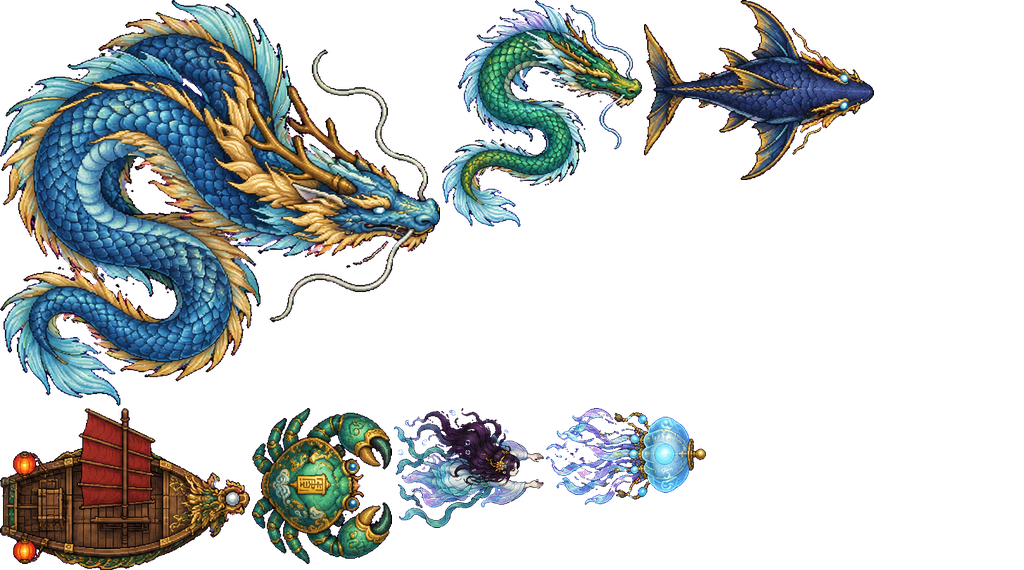
#> input picture assets/img/atlas17_tt.png, 1024 x 570 px, given in place of fem_md_0.png, which was not available
$ python build10.py
#> lines starting #> are read from the running program, lines starting #| are printed output that depends on the picture; after the words box and inside, x2 and y2 are one past the last pixel; in counts of white or black regions, pixels touching at a corner belong together; pictures that were not available may be replaced by others from this repository, and a replacement may not be noted
### tools/process.py
"""Asset pipeline: chroma-key magenta sheets, split into sprites, build tileable textures.

python process.py split <sheet> [dilate]   -> raw/split/<sheet>_<i>.png + raw/split/<sheet>__index.png
python process.py build                    -> assets/img/*.png from MAP below
"""
import os, sys, json
import numpy as np
from PIL import Image, ImageDraw, ImageFont
from scipy import ndimage

ROOT = os.path.join(os.path.dirname(os.path.abspath(__file__)), "..", "assets")
RAW = os.path.join(ROOT, "raw")
SPLIT = os.path.join(RAW, "split")
OUT = os.path.join(ROOT, "img")
os.makedirs(SPLIT, exist_ok=True)
os.makedirs(OUT, exist_ok=True)


def key_magenta(im):
    a = np.asarray(im.convert("RGBA")).astype(np.int32)
    if (a[..., 3] < 20).mean() > 0.05:  # already transparent
        out = a.astype(np.uint8).copy()
#> out is the input picture: shape (570, 1024, 4); mean R, G, B, A 31, 34.8, 35, 81
        m = ndimage.binary_opening(out[..., 3] > 100, iterations=1)
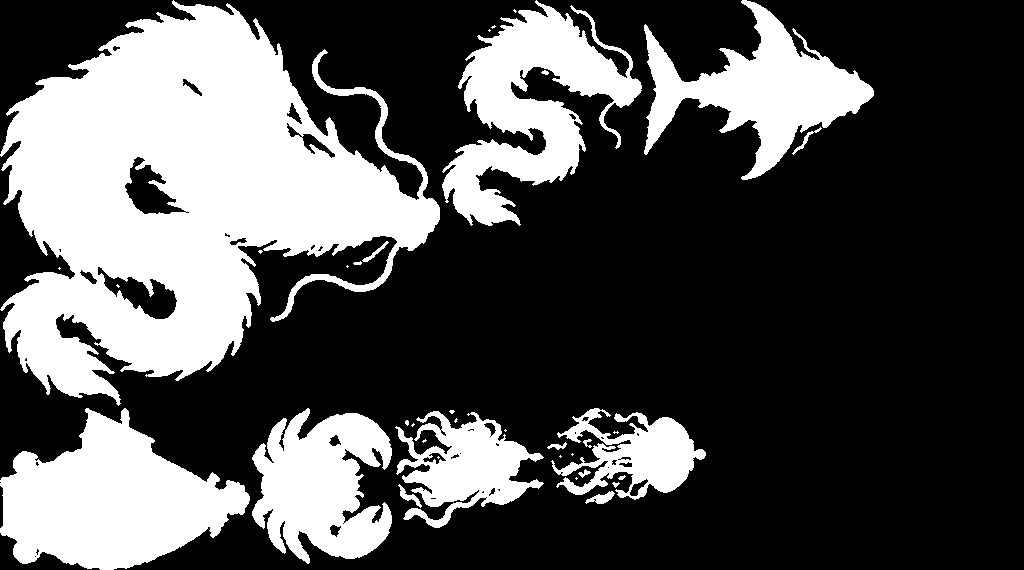
#> m: shape (570, 1024) bool; 31.9% white; 36 white regions (18 under 20 px), largest, box (x1, y1, x2, y2) and area: (0, 0, 440, 406) 96015, (0, 408, 250, 570) 24104, (442, 0, 642, 226) 19599
        out[..., 3] = np.where(m, 255, 0)
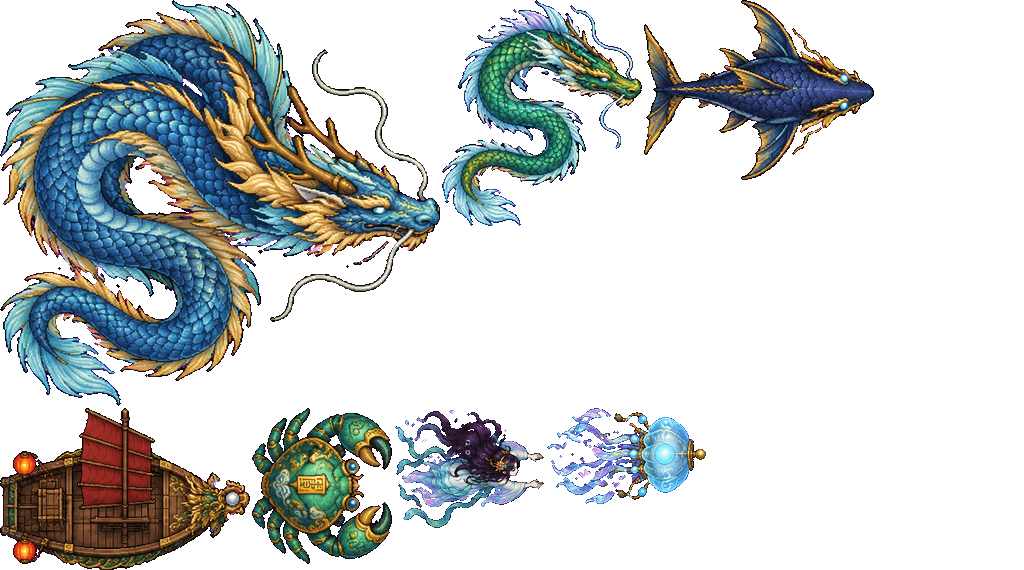
#> out: shape (570, 1024, 4); 6.84% of pixels changed, all inside (x1, y1, x2, y2) = (0, 0, 874, 570); transparent parts drawn white
        return Image.fromarray(out, "RGBA")
    r, g, b = a[..., 0], a[..., 1], a[..., 2]
    # background = vivid magenta-ish
    bg = (r > 140) & (b > 140) & (g < 120) & (np.abs(r - b) < 90) & ((r + b) / 2 - g > 70)
    # soft fringe: pinkish pixels touching bg
    near = ndimage.binary_dilation(bg, iterations=2)
    fringe = near & ~bg & (r - g > 40) & (b - g > 40)
    bg = bg | fringe
    alpha = np.where(bg, 0, 255).astype(np.uint8)
    # remove specks
    m = alpha > 0
    m = ndimage.binary_opening(m, iterations=1)
    out = a.astype(np.uint8).copy()
    out[..., 3] = np.where(m, 255, 0)
    # despill remaining edge pixels
    edge = m & ndimage.binary_dilation(~m, iterations=1)
    rr, gg, bb = out[..., 0].astype(int), out[..., 1].astype(int), out[..., 2].astype(int)
    spill = edge & (rr - gg > 30) & (bb - gg > 30)
    avg = ((rr + gg + bb) // 3 * 0.6).astype(np.uint8)
    for c in range(3):
        out[..., c] = np.where(spill, avg, out[..., c])
    return Image.fromarray(out, "RGBA")


# [92 lines left out: functions split, fit, seamless, build, not called in this run]


# [5 lines that do not run on import are left out]

### tools/build10.py
"""Round 10: slice female hero sheets ({realm}_f{tier}_{pose}), class NPCs ({realm}_cls_{class}_{g}) and class emblems (cls_{realm}_{class})."""
import os, sys
import numpy as np
from PIL import Image
from scipy import ndimage
sys.path.insert(0, os.path.dirname(__file__))
from process import key_magenta, fit, RAW, OUT
CLASSES = ['warrior', 'assassin', 'ranger', 'mage', 'healer']
HERO = {'md': ['p_pistol', 'p_shotgun', 'p_rifle', 'p_bat'], 'tt': [f'tt_hero_{i}' for i in range(4)], 'sl': [f'sl_hero_{i}' for i in range(4)]}


def parts(sheet, want, dilate=10):
    """Components in reading order; faint glow (alpha < 128) is dropped first so auras don't become opaque blobs."""
    a = np.asarray(key_magenta(Image.open(os.path.join(RAW, sheet + '.png')))).copy()
    a[..., 3] = np.where(a[..., 3] >= 128, 255, 0)
    m = a[..., 3] > 0
    lab, _ = ndimage.label(ndimage.binary_dilation(m, iterations=dilate))
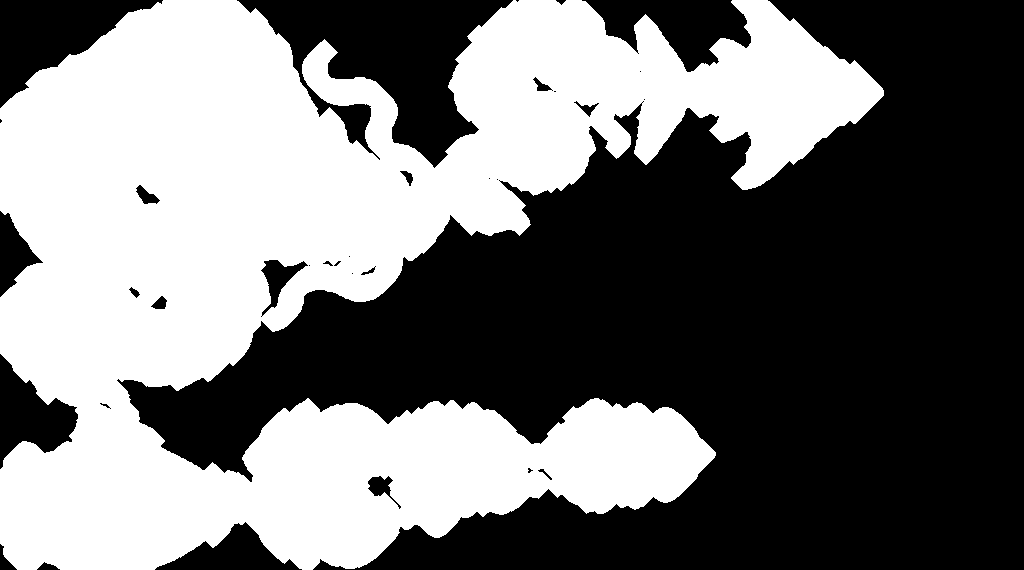
#> lab: shape (570, 1024) int32; values 0 (black) and 1 (white), 45% white; 1 white region, box (x1, y1, x2, y2) and area: (0, 0, 884, 570) 262404
    objs = []
    for i, sl in enumerate(ndimage.find_objects(lab)):
        keep = (lab[sl] == i + 1) & m[sl]
        if keep.sum() < 1500:
            continue
        ys, xs = np.nonzero(keep)
        y0, y1, x0, x1 = ys.min() + sl[0].start, ys.max() + sl[0].start + 1, xs.min() + sl[1].start, xs.max() + sl[1].start + 1
        crop = a[y0:y1, x0:x1].copy()
        crop[..., 3] = np.where((lab[y0:y1, x0:x1] == i + 1) & (crop[..., 3] > 0), 255, 0)
        objs.append(((y0 + y1) / 2, (x0 + x1) / 2, y1 - y0, Image.fromarray(crop, 'RGBA')))
#> this loop made 1 pass
#> (y0, y1, x0, x1) on pass 1: (0, 570, 0, 874)
#> pass 1, in parts, `keep = (lab[sl] == i + 1) & m[sl]`:
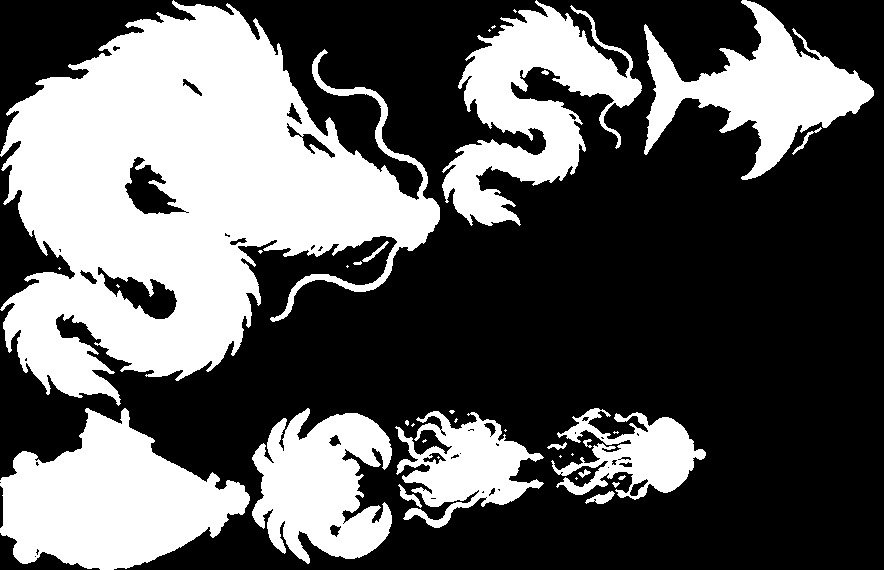
#> keep: shape (570, 884) bool; 36.9% white; 36 white regions (18 under 20 px), largest, box (x1, y1, x2, y2) and area: (0, 0, 440, 406) 96015, (0, 408, 250, 570) 24104, (442, 0, 642, 226) 19599
#> pass 1, in parts, `crop = a[y0:y1, x0:x1].copy()`:
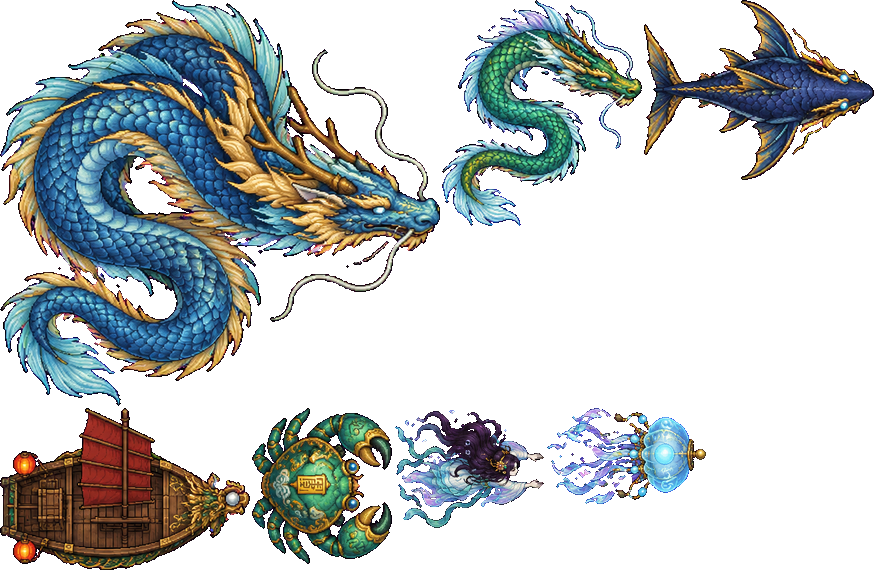
#> crop: shape (570, 874, 4); mean R, G, B, A 36.4, 40.8, 41, 95.2; transparent parts drawn white
#> after the loop, objs = 1 item
    objs.sort(key=lambda o: o[0])
    rows, cur = [], []
    for o in objs:
        if cur and abs(o[0] - np.mean([c[0] for c in cur])) > 0.5 * max(c[2] for c in cur):
            rows.append(cur); cur = []
        cur.append(o)
#> this loop made 1 pass
#> after the loop, cur = 1 item; rows = []
    if cur: rows.append(cur)
    out = [o[3] for r in rows for o in sorted(r, key=lambda o: o[1])]
#> out = 1 item
    if len(out) != want:
        print('!!', sheet, 'found', len(out), 'expected', want)
#| !! fem_md_0 found 1 expected 4
    return out


bad = []
for r, base in HERO.items():
    for t in range(4):
        ps = parts(f'fem_{r}_{t}', 4, 26 if r == 'tt' else 10)
#> ps = 1 item
#> (the run stopped early here; a loop or call above may not have finished)
